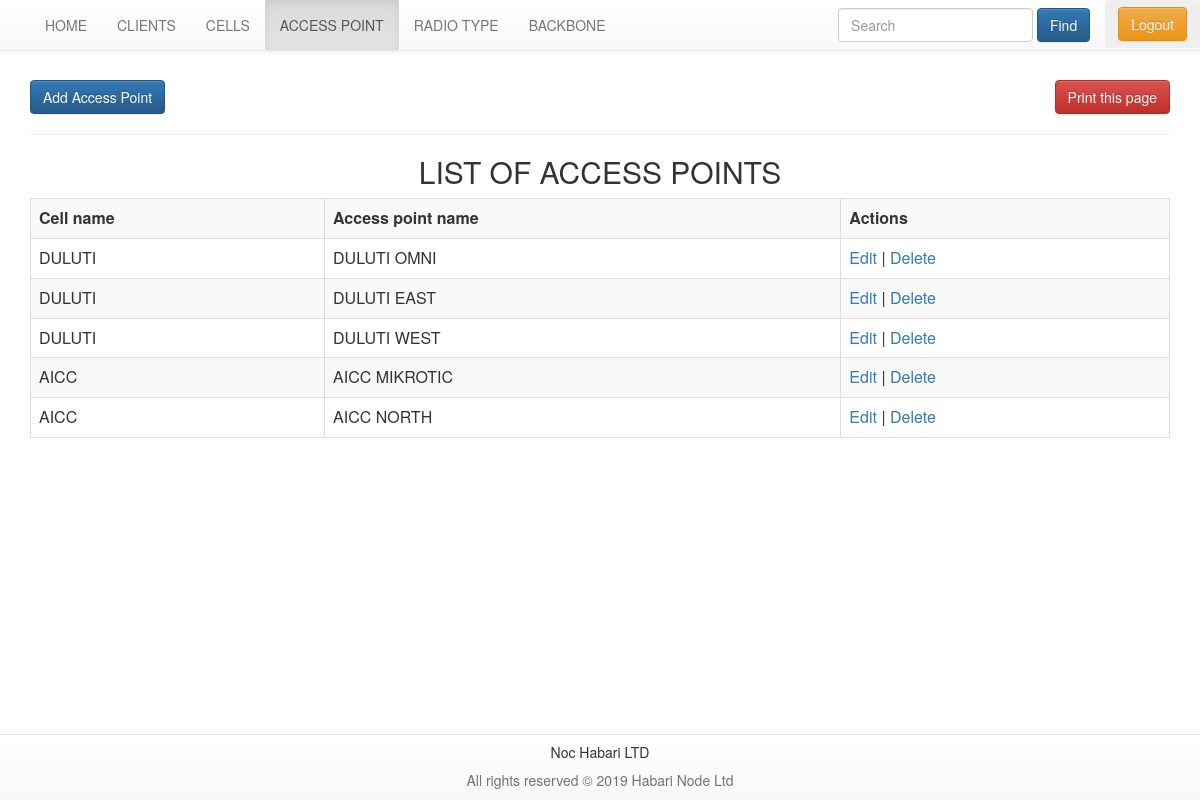
Screenshot of /access_point.php (signed in) with the database file from the repository.
### tables this page shows
CREATE TABLE `access_point` (
  `id` int(20) NOT NULL,
  `cell_id1` int(20) NOT NULL,
  `name` varchar(50) NOT NULL
);

CREATE TABLE `cells` (
  `id` int(20) NOT NULL,
  `cell` varchar(50) NOT NULL,
  `created_at` timestamp NOT NULL DEFAULT CURRENT_TIMESTAMP ON UPDATE CURRENT_TIMESTAMP
);

### access_point.php (the view, shortened to what this page needs)
<?php
include('config.php');
?>
<?php
if(isset($_POST['search'])){
	$valueToSearch = $_POST['valueToSearch'];
	echo $valueToSearch;
	$sql=" SELECT * FROM access_point WHERE name like '%".$valueToSearch."%'";
	$result = mysqli_query($mysqli,$sql);
}
else{
	$result = mysqli_query($mysqli, "SELECT access_point.id,access_point.cell_id1,access_point.name,cells.cell FROM access_point JOIN cells ON access_point.cell_id1=cells.id");
}
?>
<html lang="en">
<head>
	<link href="css/bootstrap.min.css" rel="stylesheet">
	<link href="css/bootstrap-theme.css" rel="stylesheet">
</head>
<body>
	<header>
		<nav class="navbar navbar-default navbar-fixed-top">
			<div class="container-fluid">
				<div class="navbar-header">
					<a class="navbar-brand" href = "home.php"><img id = "logo" src = "node.png"></a>
				</div>
				<div class="collapse navbar-collapse" id="bs-example-navbar-collapse-1">
					<ul class="nav navbar-nav">
						<li><a href="home.php">HOME<span class="sr-only">(current)</span></a></li>
						<li><a href="clients.php">CLIENTS<span class="sr-only">(current)</span></a></li>
						<li><a href="cells.php">CELLS<span class="sr-only">(current)</span></a></li>
						<li class="active"><a href="access_point.php">ACCESS POINT<span class="sr-only">(current)</span></a></li>
						<li><a href="radio_type.php">RADIO TYPE<span class="sr-only">(current)</span></a></li>
						<li><a href="backbone.php">BACKBONE<span class="sr-only">(current)</span></a></li>
					</ul>
					<button class="btn navbar-nav navbar-right">
						<a href="logout.php" class="btn btn-warning">Logout</a>
					</button>
					<form class="navbar-form navbar-right" action="access_point.php" method="post">
						<div class="form-group">
							<input type="text" class="form-control" name="valueToSearch" placeholder="Search">
						</div>
						<button type="submit" class="btn btn-primary" name="search">Find</button>
					</form>
				</div>
			</div>
		</nav>
	</header>
	<br>
	<br>
	<br>
	<br>
	<div class = "container">
		<button class="btn  pull-right btn-danger hidden-print" onclick="myFunction()">Print this page</button>
		<div class="align-center">
			<a class="btn btn-primary hidden-print" href="access_point_add.php">Add Access Point</a><hr>
		</div>
		<table class = "table table-striped table-hover table-bordered">
			<h2 class="text text-center" >LIST OF ACCESS POINTS</h2>
			<tr>
				<th>Cell name</th>
				<th>Access point name</th>
				<th class="hidden-print">Actions</th>
			</tr>
			<?php
			while($res = mysqli_fetch_array($result)) {
				echo "<tr>";
				echo "<td>".$res['cell']."</td>";
				echo "<td>".$res['name']."</td>";
				echo "<td class='hidden-print'><a href=\"access_point_edit.php?id=$res[id]\">Edit</a> | <a href=\"access_point_delete.php?id=$res[id]\" onClick=\"return confirm('Are you sure you want to delete?')\">Delete</a></td>";
			}
			?>
		</table>
	</div>
	<br>
	<br>
	<br>
	<nav class="navbar navbar-default navbar-fixed-bottom navbar-center">
		<h5 class="text-center">Noc Habari LTD</h5>
		<p class = "help-block text-center">All rights reserved &copy; <?php echo date("Y"); ?> Habari Node Ltd </p>
	</nav>
</body>
</html>

### rows the page displays
access_point: cells.cell "DULUTI", name "DULUTI OMNI"
access_point: cells.cell "DULUTI", name "DULUTI EAST"
access_point: cells.cell "DULUTI", name "DULUTI WEST"
access_point: cells.cell "AICC", name "AICC MIKROTIC"
access_point: cells.cell "AICC", name "AICC NORTH"
